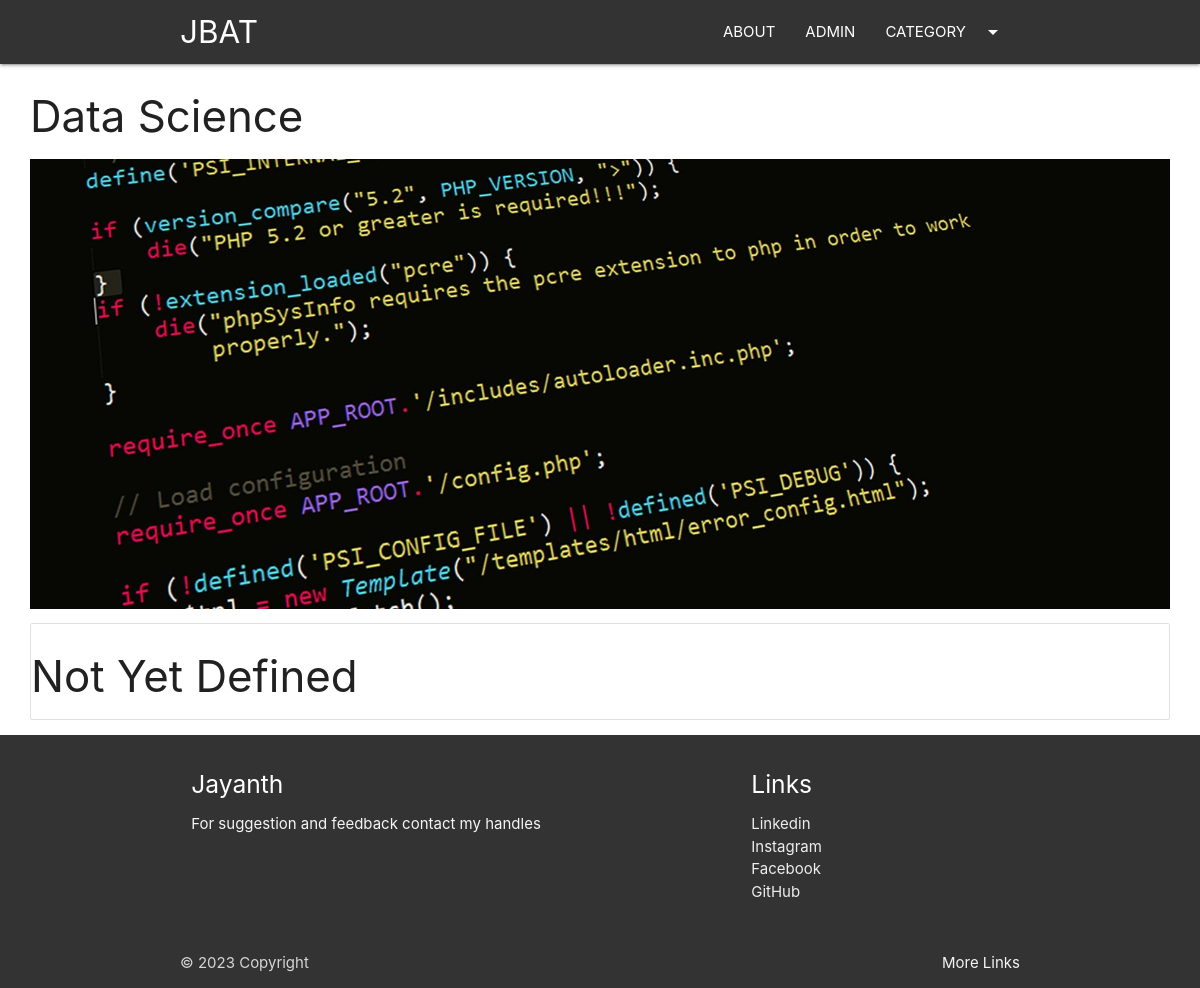
The page /category/DataScience on the database as committed earlier.
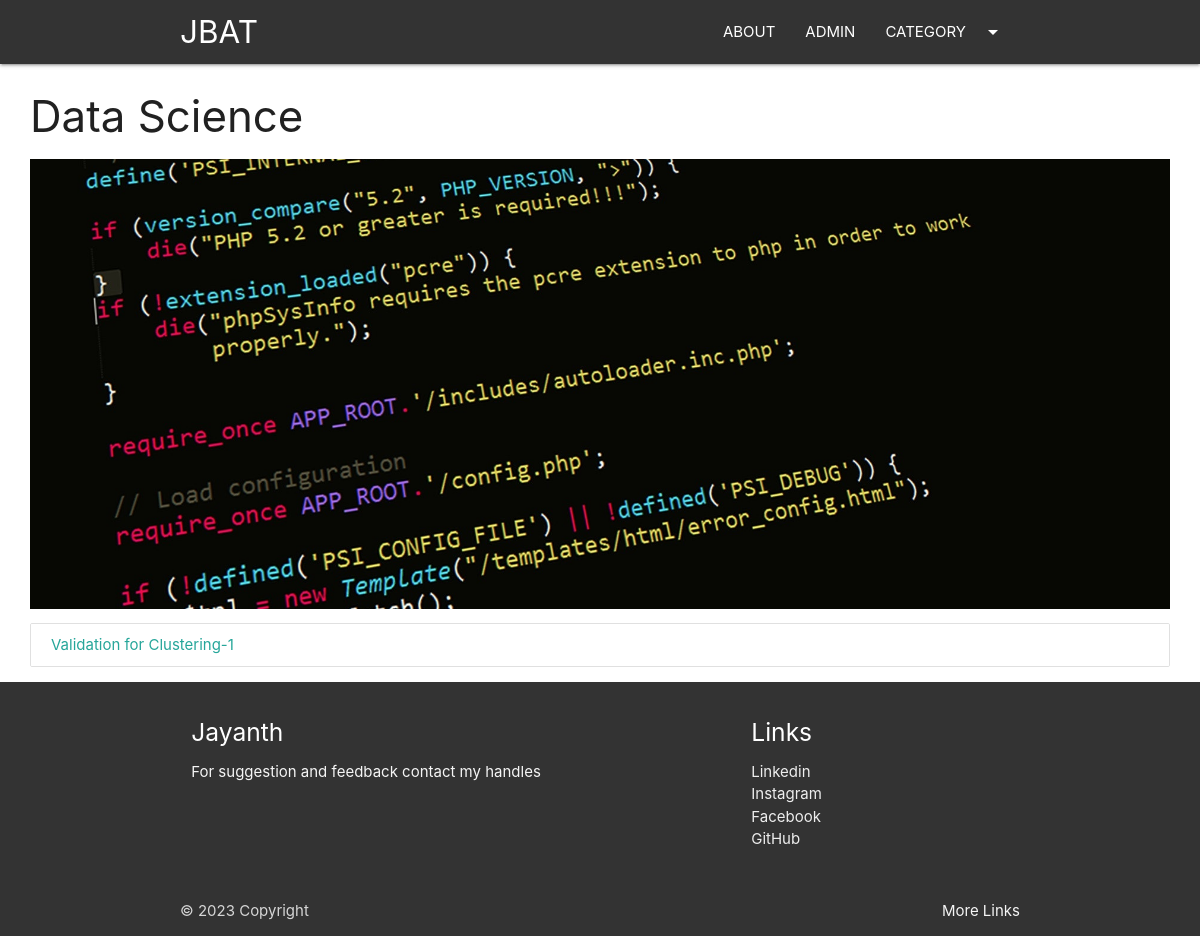
The same page on the database as committed later.
### blog/models.py (models this page shows, shortened)
class Post(models.Model):
    post_id = models.AutoField(primary_key=True)
    title = models.CharField(max_length=200)
    content = models.TextField()
    url = models.CharField(max_length=100)
    cat = models.ForeignKey(Category, on_delete=models.CASCADE)
    image = models.ImageField(upload_to='post/')

### blog/views.py (the view)
# urls.py: path('category/<slug:url>',category),
def category(request, url):
    cat = Category.objects.get(url=url)
    posts = Post.objects.filter(cat=cat)
    return render(request, "category.html", {'cat': cat, 'posts': posts})

### template/category.html (shortened to what this page needs)
{%extends 'base.html' %}
{%block content%}
<div class="container-custom">
    <h3>{{cat.title}}</h3>
    <div class="img-container">
        <img src="/media/{{cat.image}}" class="responsive-img" style="max-height:450px;width:100%;object-fit:cover;"
             alt="">
    </div>
    <div class="collection">
        {%for p in posts %}
        <a href="/blog/{{p.url}}" class="collection-item">{{p.title}}</a>
        {% empty %}
        <h3>Not Yet Defined </h3>
        {%endfor%}
    </div>
</div>
{%endblock%}

Rows that differ between the two databases and show on the page:
added Post: title "Validation for Clustering-1"
Other text that changed with them:
text no longer shown: "Not Yet Defined"
